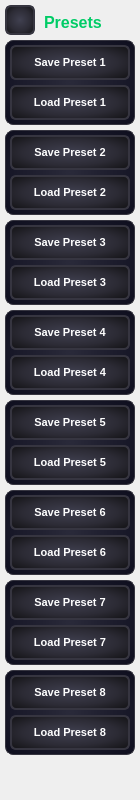
       <widget class="QWidget" name="presetsSidebarWidget" native="true">
        <property name="maximumSize">
         <size>
          <width>140</width>
          <height>16777215</height>
         </size>
        </property>
        <property name="styleSheet">
         <string>QWidget#presetsSidebarWidget {
    background: qradialgradient(cx:0.5, cy:0.5, radius:0.8, fx:0.5, fy:0.5, stop:0 #2a2a35, stop:0.5 #1c1b25, stop:1 #050505);
    border: 2px solid #363540;
    border-radius: 8px;
    padding: 10px;
}</string>
        </property>
        <layout class="QVBoxLayout" name="PresetsLayout">
         <property name="spacing">
          <number>5</number>
         </property>
         <property name="leftMargin">
          <number>5</number>
         </property>
         <property name="topMargin">
          <number>5</number>
         </property>
         <property name="rightMargin">
          <number>5</number>
         </property>
         <property name="bottomMargin">
          <number>5</number>
         </property>
         <item>
          <layout class="QHBoxLayout" name="horizontalLayout_5">
           <property name="spacing">
            <number>0</number>
           </property>
           <property name="bottomMargin">
            <number>0</number>
           </property>
           <item>
            <widget class="QPushButton" name="presetsSidebarHideButton">
             <property name="minimumSize">
              <size>
               <width>30</width>
               <height>30</height>
              </size>
             </property>
             <property name="maximumSize">
              <size>
               <width>30</width>
               <height>30</height>
              </size>
             </property>
             <property name="styleSheet">
              <string>QPushButton {
    background: qradialgradient(cx:0.5, cy:0.5, radius:0.8, fx:0.5, fy:0.5, stop:0 #404050, stop:0.5 #2c2b35, stop:1 #0a0a0a);
    border: 2px solid #363540;
    border-radius: 6px;
    color: qlineargradient(x1:0, y1:0, x2:1, y2:0, stop:0 #00ff88, stop:1 #00cc66);
    font-size: 14px;
    font-weight: bold;
    padding: 2px;
}
QPushButton:hover {
    border: 1px solid #00ff88;
    background: qradialgradient(cx:0.5, cy:0.5, radius:0.8, fx:0.5, fy:0.5, stop:0 #5a5a6a, stop:0.5 #363540, stop:1 #1a1a1a);
}
QPushButton:pressed {
    background: qradialgradient(cx:0.5, cy:0.5, radius:0.8, fx:0.5, fy:0.5, stop:0 #2a2a3a, stop:0.5 #20202a, stop:1 #000000);
    border-color: #26252f;
    color: qlineargradient(x1:0, y1:0, x2:1, y2:0, stop:0 #00ff88, stop:1 #00cc66);
}</string>
             </property>
             <property name="text">
              <string/>
             </property>
             <property name="icon">
              <iconset resource="Soundpack.qrc">
               <normaloff>:/app/img/app/menu.png</normaloff>:/app/img/app/menu.png</iconset>
             </property>
            </widget>
           </item>
           <item>
            <widget class="QLabel" name="presetLabel">
             <property name="maximumSize">
              <size>
               <width>16777215</width>
               <height>30</height>
              </size>
             </property>
             <property name="font">
              <font>
               <pointsize>12</pointsize>
               <bold>true</bold>
              </font>
             </property>
             <property name="styleSheet">
              <string>QLabel {
    color: qlineargradient(x1:0, y1:0, x2:1, y2:0, stop:0 #00ff88, stop:1 #00cc66);
    padding: 10px 5px 5px 5px;
}</string>
             </property>
             <property name="text">
              <string>Presets</string>
             </property>
            </widget>
           </item>
          </layout>
         </item>
         <item>
          <widget class="QWidget" name="preset1Widget" native="true">
           <property name="styleSheet">
            <string>QWidget#preset1Widget {
    background: qradialgradient(cx:0.5, cy:0.5, radius:0.8, fx:0.5, fy:0.5, stop:0 #2a2a3a, stop:0.5 #1a1a2a, stop:1 #0a0a1a);
    border: 1px solid #363540;
    border-radius: 8px;
}</string>
           </property>
           <layout class="QVBoxLayout" name="preset1Layout">
            <property name="spacing">
             <number>5</number>
            </property>
            <property name="leftMargin">
             <number>5</number>
            </property>
            <property name="topMargin">
             <number>5</number>
            </property>
            <property name="rightMargin">
             <number>5</number>
            </property>
            <property name="bottomMargin">
             <number>5</number>
            </property>
            <item>
             <widget class="QPushButton" name="savePreset1">
              <property name="minimumSize">
               <size>
                <width>120</width>
                <height>35</height>
               </size>
              </property>
              <property name="maximumSize">
               <size>
                <width>120</width>
                <height>35</height>
               </size>
              </property>
              <property name="styleSheet">
               <string>QPushButton {
    background: qradialgradient(cx:0.5, cy:0.5, radius:0.8, fx:0.5, fy:0.5, stop:0 #404050, stop:0.5 #2c2b35, stop:1 #0a0a0a);
    border: 2px solid #363540;
    border-radius: 6px;
    color: white;
    font-size: 11px;
    font-weight: bold;
    padding: 5px;
}
QPushButton:hover {
    border: 1px solid #00ff88;
    background: qradialgradient(cx:0.5, cy:0.5, radius:0.8, fx:0.5, fy:0.5, stop:0 #5a5a6a, stop:0.5 #363540, stop:1 #1a1a1a);
}
QPushButton:pressed {
    background: qradialgradient(cx:0.5, cy:0.5, radius:0.8, fx:0.5, fy:0.5, stop:0 #2a2a3a, stop:0.5 #20202a, stop:1 #000000);
    border-color: #26252f;
}</string>
              </property>
              <property name="text">
               <string>Save Preset 1</string>
              </property>
             </widget>
            </item>
            <item>
             <widget class="QPushButton" name="loadPreset1">
              <property name="minimumSize">
               <size>
                <width>120</width>
                <height>35</height>
               </size>
              </property>
              <property name="maximumSize">
               <size>
                <width>120</width>
                <height>35</height>
               </size>
              </property>
              <property name="styleSheet">
               <string>QPushButton {
    background: qradialgradient(cx:0.5, cy:0.5, radius:0.8, fx:0.5, fy:0.5, stop:0 #404050, stop:0.5 #2c2b35, stop:1 #0a0a0a);
    border: 2px solid #363540;
    border-radius: 6px;
    color: white;
    font-size: 11px;
    font-weight: bold;
    padding: 5px;
}
QPushButton:hover {
    border: 1px solid #00ff88;
    background: qradialgradient(cx:0.5, cy:0.5, radius:0.8, fx:0.5, fy:0.5, stop:0 #5a5a6a, stop:0.5 #363540, stop:1 #1a1a1a);
}
QPushButton:pressed {
    background: qradialgradient(cx:0.5, cy:0.5, radius:0.8, fx:0.5, fy:0.5, stop:0 #2a2a3a, stop:0.5 #20202a, stop:1 #000000);
    border-color: #26252f;
}</string>
              </property>
              <property name="text">
               <string>Load Preset 1</string>
              </property>
             </widget>
            </item>
           </layout>
          </widget>
         </item>
         <item>
          <widget class="QWidget" name="preset2Widget" native="true">
           <property name="styleSheet">
            <string>QWidget#preset2Widget {
    background: qradialgradient(cx:0.5, cy:0.5, radius:0.8, fx:0.5, fy:0.5, stop:0 #2a2a3a, stop:0.5 #1a1a2a, stop:1 #0a0a1a);
    border: 1px solid #363540;
    border-radius: 8px;
}</string>
           </property>
           <layout class="QVBoxLayout" name="preset2Layout">
            <property name="spacing">
             <number>5</number>
            </property>
            <property name="leftMargin">
             <number>5</number>
            </property>
            <property name="topMargin">
             <number>5</number>
            </property>
            <property name="rightMargin">
             <number>5</number>
            </property>
            <property name="bottomMargin">
             <number>5</number>
            </property>
            <item>
             <widget class="QPushButton" name="savePreset2">
              <property name="minimumSize">
               <size>
                <width>120</width>
                <height>35</height>
               </size>
              </property>
              <property name="maximumSize">
               <size>
                <width>120</width>
                <height>35</height>
               </size>
              </property>
              <property name="styleSheet">
               <string>QPushButton {
    background: qradialgradient(cx:0.5, cy:0.5, radius:0.8, fx:0.5, fy:0.5, stop:0 #404050, stop:0.5 #2c2b35, stop:1 #0a0a0a);
    border: 2px solid #363540;
    border-radius: 6px;
    color: white;
    font-size: 11px;
    font-weight: bold;
    padding: 5px;
}
QPushButton:hover {
    border: 1px solid #00ff88;
    background: qradialgradient(cx:0.5, cy:0.5, radius:0.8, fx:0.5, fy:0.5, stop:0 #5a5a6a, stop:0.5 #363540, stop:1 #1a1a1a);
}
QPushButton:pressed {
    background: qradialgradient(cx:0.5, cy:0.5, radius:0.8, fx:0.5, fy:0.5, stop:0 #2a2a3a, stop:0.5 #20202a, stop:1 #000000);
    border-color: #26252f;
}</string>
              </property>
              <property name="text">
               <string>Save Preset 2</string>
              </property>
             </widget>
            </item>
            <item>
             <widget class="QPushButton" name="loadPreset2">
              <property name="minimumSize">
               <size>
                <width>120</width>
                <height>35</height>
               </size>
              </property>
              <property name="maximumSize">
               <size>
                <width>120</width>
                <height>35</height>
               </size>
              </property>
              <property name="styleSheet">
               <string>QPushButton {
    background: qradialgradient(cx:0.5, cy:0.5, radius:0.8, fx:0.5, fy:0.5, stop:0 #404050, stop:0.5 #2c2b35, stop:1 #0a0a0a);
    border: 2px solid #363540;
    border-radius: 6px;
    color: white;
    font-size: 11px;
    font-weight: bold;
    padding: 5px;
}
QPushButton:hover {
    border: 1px solid #00ff88;
    background: qradialgradient(cx:0.5, cy:0.5, radius:0.8, fx:0.5, fy:0.5, stop:0 #5a5a6a, stop:0.5 #363540, stop:1 #1a1a1a);
}
QPushButton:pressed {
    background: qradialgradient(cx:0.5, cy:0.5, radius:0.8, fx:0.5, fy:0.5, stop:0 #2a2a3a, stop:0.5 #20202a, stop:1 #000000);
    border-color: #26252f;
}</string>
              </property>
              <property name="text">
               <string>Load Preset 2</string>
              </property>
             </widget>
            </item>
           </layout>
          </widget>
         </item>
         <item>
          <widget class="QWidget" name="preset3Widget" native="true">
           <property name="styleSheet">
            <string>QWidget#preset3Widget {
    background: qradialgradient(cx:0.5, cy:0.5, radius:0.8, fx:0.5, fy:0.5, stop:0 #2a2a3a, stop:0.5 #1a1a2a, stop:1 #0a0a1a);
    border: 1px solid #363540;
    border-radius: 8px;
}</string>
           </property>
           <layout class="QVBoxLayout" name="preset3Layout">
            <property name="spacing">
             <number>5</number>
            </property>
            <property name="leftMargin">
             <number>5</number>
            </property>
            <property name="topMargin">
             <number>5</number>
            </property>
            <property name="rightMargin">
             <number>5</number>
            </property>
            <property name="bottomMargin">
             <number>5</number>
            </property>
            <item>
             <widget class="QPushButton" name="savePreset3">
              <property name="minimumSize">
               <size>
                <width>120</width>
                <height>35</height>
               </size>
              </property>
              <property name="maximumSize">
               <size>
                <width>120</width>
                <height>35</height>
               </size>
              </property>
              <property name="styleSheet">
               <string>QPushButton {
    background: qradialgradient(cx:0.5, cy:0.5, radius:0.8, fx:0.5, fy:0.5, stop:0 #404050, stop:0.5 #2c2b35, stop:1 #0a0a0a);
    border: 2px solid #363540;
    border-radius: 6px;
    color: white;
    font-size: 11px;
    font-weight: bold;
    padding: 5px;
}
QPushButton:hover {
    border: 1px solid #00ff88;
    background: qradialgradient(cx:0.5, cy:0.5, radius:0.8, fx:0.5, fy:0.5, stop:0 #5a5a6a, stop:0.5 #363540, stop:1 #1a1a1a);
}
QPushButton:pressed {
    background: qradialgradient(cx:0.5, cy:0.5, radius:0.8, fx:0.5, fy:0.5, stop:0 #2a2a3a, stop:0.5 #20202a, stop:1 #000000);
    border-color: #26252f;
}</string>
              </property>
              <property name="text">
               <string>Save Preset 3</string>
              </property>
             </widget>
            </item>
            <item>
             <widget class="QPushButton" name="loadPreset3">
              <property name="minimumSize">
               <size>
                <width>120</width>
                <height>35</height>
               </size>
              </property>
              <property name="maximumSize">
               <size>
                <width>120</width>
                <height>35</height>
               </size>
              </property>
              <property name="styleSheet">
               <string>QPushButton {
    background: qradialgradient(cx:0.5, cy:0.5, radius:0.8, fx:0.5, fy:0.5, stop:0 #404050, stop:0.5 #2c2b35, stop:1 #0a0a0a);
    border: 2px solid #363540;
    border-radius: 6px;
    color: white;
    font-size: 11px;
    font-weight: bold;
    padding: 5px;
}
QPushButton:hover {
    border: 1px solid #00ff88;
    background: qradialgradient(cx:0.5, cy:0.5, radius:0.8, fx:0.5, fy:0.5, stop:0 #5a5a6a, stop:0.5 #363540, stop:1 #1a1a1a);
}
QPushButton:pressed {
    background: qradialgradient(cx:0.5, cy:0.5, radius:0.8, fx:0.5, fy:0.5, stop:0 #2a2a3a, stop:0.5 #20202a, stop:1 #000000);
    border-color: #26252f;
}</string>
              </property>
              <property name="text">
               <string>Load Preset 3</string>
              </property>
             </widget>
            </item>
           </layout>
          </widget>
         </item>
         <item>
          <widget class="QWidget" name="preset4Widget" native="true">
           <property name="styleSheet">
            <string>QWidget#preset4Widget {
    background: qradialgradient(cx:0.5, cy:0.5, radius:0.8, fx:0.5, fy:0.5, stop:0 #2a2a3a, stop:0.5 #1a1a2a, stop:1 #0a0a1a);
    border: 1px solid #363540;
    border-radius: 8px;
}</string>
           </property>
           <layout class="QVBoxLayout" name="preset4Layout">
            <property name="spacing">
             <number>5</number>
            </property>
            <property name="leftMargin">
             <number>5</number>
            </property>
            <property name="topMargin">
             <number>5</number>
            </property>
            <property name="rightMargin">
             <number>5</number>
            </property>
            <property name="bottomMargin">
             <number>5</number>
            </property>
            <item>
             <widget class="QPushButton" name="savePreset4">
              <property name="minimumSize">
               <size>
                <width>120</width>
                <height>35</height>
               </size>
              </property>
              <property name="maximumSize">
               <size>
                <width>120</width>
                <height>35</height>
               </size>
              </property>
              <property name="styleSheet">
               <string>QPushButton {
    background: qradialgradient(cx:0.5, cy:0.5, radius:0.8, fx:0.5, fy:0.5, stop:0 #404050, stop:0.5 #2c2b35, stop:1 #0a0a0a);
    border: 2px solid #363540;
    border-radius: 6px;
    color: white;
    font-size: 11px;
    font-weight: bold;
    padding: 5px;
}
QPushButton:hover {
    border: 1px solid #00ff88;
    background: qradialgradient(cx:0.5, cy:0.5, radius:0.8, fx:0.5, fy:0.5, stop:0 #5a5a6a, stop:0.5 #363540, stop:1 #1a1a1a);
}
QPushButton:pressed {
    background: qradialgradient(cx:0.5, cy:0.5, radius:0.8, fx:0.5, fy:0.5, stop:0 #2a2a3a, stop:0.5 #20202a, stop:1 #000000);
    border-color: #26252f;
}</string>
              </property>
              <property name="text">
               <string>Save Preset 4</string>
              </property>
             </widget>
            </item>
            <item>
             <widget class="QPushButton" name="loadPreset4">
              <property name="minimumSize">
               <size>
                <width>120</width>
                <height>35</height>
               </size>
              </property>
              <property name="maximumSize">
               <size>
                <width>120</width>
                <height>35</height>
               </size>
              </property>
              <property name="styleSheet">
               <string>QPushButton {
    background: qradialgradient(cx:0.5, cy:0.5, radius:0.8, fx:0.5, fy:0.5, stop:0 #404050, stop:0.5 #2c2b35, stop:1 #0a0a0a);
    border: 2px solid #363540;
    border-radius: 6px;
    color: white;
    font-size: 11px;
    font-weight: bold;
    padding: 5px;
}
QPushButton:hover {
    border: 1px solid #00ff88;
    background: qradialgradient(cx:0.5, cy:0.5, radius:0.8, fx:0.5, fy:0.5, stop:0 #5a5a6a, stop:0.5 #363540, stop:1 #1a1a1a);
}
QPushButton:pressed {
    background: qradialgradient(cx:0.5, cy:0.5, radius:0.8, fx:0.5, fy:0.5, stop:0 #2a2a3a, stop:0.5 #20202a, stop:1 #000000);
    border-color: #26252f;
}</string>
              </property>
              <property name="text">
               <string>Load Preset 4</string>
              </property>
             </widget>
            </item>
           </layout>
          </widget>
         </item>
         <item>
          <widget class="QWidget" name="preset5Widget" native="true">
           <property name="styleSheet">
            <string>QWidget#preset5Widget {
    background: qradialgradient(cx:0.5, cy:0.5, radius:0.8, fx:0.5, fy:0.5, stop:0 #2a2a3a, stop:0.5 #1a1a2a, stop:1 #0a0a1a);
    border: 1px solid #363540;
    border-radius: 8px;
}</string>
           </property>
           <layout class="QVBoxLayout" name="preset5Layout">
            <property name="spacing">
             <number>5</number>
            </property>
            <property name="leftMargin">
             <number>5</number>
            </property>
            <property name="topMargin">
             <number>5</number>
            </property>
            <property name="rightMargin">
             <number>5</number>
            </property>
            <property name="bottomMargin">
             <number>5</number>
            </property>
            <item>
             <widget class="QPushButton" name="savePreset5">
              <property name="minimumSize">
               <size>
                <width>120</width>
                <height>35</height>
               </size>
              </property>
              <property name="maximumSize">
               <size>
                <width>120</width>
                <height>35</height>
               </size>
              </property>
              <property name="styleSheet">
               <string>QPushButton {
    background: qradialgradient(cx:0.5, cy:0.5, radius:0.8, fx:0.5, fy:0.5, stop:0 #404050, stop:0.5 #2c2b35, stop:1 #0a0a0a);
    border: 2px solid #363540;
    border-radius: 6px;
    color: white;
    font-size: 11px;
    font-weight: bold;
    padding: 5px;
}
QPushButton:hover {
    border: 1px solid #00ff88;
    background: qradialgradient(cx:0.5, cy:0.5, radius:0.8, fx:0.5, fy:0.5, stop:0 #5a5a6a, stop:0.5 #363540, stop:1 #1a1a1a);
}
QPushButton:pressed {
    background: qradialgradient(cx:0.5, cy:0.5, radius:0.8, fx:0.5, fy:0.5, stop:0 #2a2a3a, stop:0.5 #20202a, stop:1 #000000);
    border-color: #26252f;
}</string>
              </property>
              <property name="text">
               <string>Save Preset 5</string>
              </property>
             </widget>
            </item>
            <item>
             <widget class="QPushButton" name="loadPreset5">
              <property name="minimumSize">
               <size>
                <width>120</width>
                <height>35</height>
               </size>
              </property>
              <property name="maximumSize">
               <size>
                <width>120</width>
                <height>35</height>
               </size>
              </property>
              <property name="styleSheet">
               <string>QPushButton {
    background: qradialgradient(cx:0.5, cy:0.5, radius:0.8, fx:0.5, fy:0.5, stop:0 #404050, stop:0.5 #2c2b35, stop:1 #0a0a0a);
    border: 2px solid #363540;
    border-radius: 6px;
    color: white;
    font-size: 11px;
    font-weight: bold;
    padding: 5px;
}
QPushButton:hover {
    border: 1px solid #00ff88;
    background: qradialgradient(cx:0.5, cy:0.5, radius:0.8, fx:0.5, fy:0.5, stop:0 #5a5a6a, stop:0.5 #363540, stop:1 #1a1a1a);
}
QPushButton:pressed {
    background: qradialgradient(cx:0.5, cy:0.5, radius:0.8, fx:0.5, fy:0.5, stop:0 #2a2a3a, stop:0.5 #20202a, stop:1 #000000);
    border-color: #26252f;
}</string>
              </property>
              <property name="text">
               <string>Load Preset 5</string>
              </property>
             </widget>
            </item>
           </layout>
          </widget>
         </item>
         <item>
          <widget class="QWidget" name="preset6Widget" native="true">
           <property name="styleSheet">
            <string>QWidget#preset6Widget {
    background: qradialgradient(cx:0.5, cy:0.5, radius:0.8, fx:0.5, fy:0.5, stop:0 #2a2a3a, stop:0.5 #1a1a2a, stop:1 #0a0a1a);
    border: 1px solid #363540;
    border-radius: 8px;
}</string>
           </property>
           <layout class="QVBoxLayout" name="preset6Layout">
            <property name="spacing">
             <number>5</number>
            </property>
            <property name="leftMargin">
             <number>5</number>
            </property>
            <property name="topMargin">
             <number>5</number>
            </property>
            <property name="rightMargin">
             <number>5</number>
            </property>
            <property name="bottomMargin">
             <number>5</number>
            </property>
            <item>
             <widget class="QPushButton" name="savePreset6">
              <property name="minimumSize">
               <size>
                <width>120</width>
                <height>35</height>
               </size>
              </property>
              <property name="maximumSize">
               <size>
                <width>120</width>
                <height>35</height>
               </size>
              </property>
              <property name="styleSheet">
               <string>QPushButton {
    background: qradialgradient(cx:0.5, cy:0.5, radius:0.8, fx:0.5, fy:0.5, stop:0 #404050, stop:0.5 #2c2b35, stop:1 #0a0a0a);
    border: 2px solid #363540;
    border-radius: 6px;
    color: white;
    font-size: 11px;
    font-weight: bold;
    padding: 5px;
}
QPushButton:hover {
    border: 1px solid #00ff88;
    background: qradialgradient(cx:0.5, cy:0.5, radius:0.8, fx:0.5, fy:0.5, stop:0 #5a5a6a, stop:0.5 #363540, stop:1 #1a1a1a);
}
QPushButton:pressed {
    background: qradialgradient(cx:0.5, cy:0.5, radius:0.8, fx:0.5, fy:0.5, stop:0 #2a2a3a, stop:0.5 #20202a, stop:1 #000000);
    border-color: #26252f;
}</string>
              </property>
              <property name="text">
               <string>Save Preset 6</string>
              </property>
             </widget>
            </item>
            <item>
             <widget class="QPushButton" name="loadPreset6">
              <property name="minimumSize">
               <size>
                <width>120</width>
                <height>35</height>
               </size>
              </property>
              <property name="maximumSize">
               <size>
                <width>120</width>
                <height>35</height>
               </size>
              </property>
              <property name="styleSheet">
               <string>QPushButton {
    background: qradialgradient(cx:0.5, cy:0.5, radius:0.8, fx:0.5, fy:0.5, stop:0 #404050, stop:0.5 #2c2b35, stop:1 #0a0a0a);
    border: 2px solid #363540;
    border-radius: 6px;
    color: white;
    font-size: 11px;
    font-weight: bold;
    padding: 5px;
}
QPushButton:hover {
    border: 1px solid #00ff88;
    background: qradialgradient(cx:0.5, cy:0.5, radius:0.8, fx:0.5, fy:0.5, stop:0 #5a5a6a, stop:0.5 #363540, stop:1 #1a1a1a);
}
QPushButton:pressed {
    background: qradialgradient(cx:0.5, cy:0.5, radius:0.8, fx:0.5, fy:0.5, stop:0 #2a2a3a, stop:0.5 #20202a, stop:1 #000000);
    border-color: #26252f;
}</string>
              </property>
              <property name="text">
               <string>Load Preset 6</string>
              </property>
             </widget>
            </item>
           </layout>
          </widget>
         </item>
         <item>
          <widget class="QWidget" name="preset7Widget" native="true">
           <property name="styleSheet">
            <string>QWidget#preset7Widget {
    background: qradialgradient(cx:0.5, cy:0.5, radius:0.8, fx:0.5, fy:0.5, stop:0 #2a2a3a, stop:0.5 #1a1a2a, stop:1 #0a0a1a);
    border: 1px solid #363540;
    border-radius: 8px;
}</string>
           </property>
           <layout class="QVBoxLayout" name="preset7Layout">
            <property name="spacing">
             <number>5</number>
            </property>
            <property name="leftMargin">
             <number>5</number>
            </property>
            <property name="topMargin">
             <number>5</number>
            </property>
            <property name="rightMargin">
             <number>5</number>
            </property>
            <property name="bottomMargin">
             <number>5</number>
            </property>
            <item>
             <widget class="QPushButton" name="savePreset7">
              <property name="minimumSize">
               <size>
                <width>120</width>
                <height>35</height>
               </size>
              </property>
              <property name="maximumSize">
               <size>
                <width>120</width>
                <height>35</height>
               </size>
              </property>
              <property name="styleSheet">
               <string>QPushButton {
    background: qradialgradient(cx:0.5, cy:0.5, radius:0.8, fx:0.5, fy:0.5, stop:0 #404050, stop:0.5 #2c2b35, stop:1 #0a0a0a);
    border: 2px solid #363540;
    border-radius: 6px;
    color: white;
    font-size: 11px;
    font-weight: bold;
    padding: 5px;
}
QPushButton:hover {
    border: 1px solid #00ff88;
    background: qradialgradient(cx:0.5, cy:0.5, radius:0.8, fx:0.5, fy:0.5, stop:0 #5a5a6a, stop:0.5 #363540, stop:1 #1a1a1a);
}
QPushButton:pressed {
    background: qradialgradient(cx:0.5, cy:0.5, radius:0.8, fx:0.5, fy:0.5, stop:0 #2a2a3a, stop:0.5 #20202a, stop:1 #000000);
    border-color: #26252f;
}</string>
              </property>
              <property name="text">
               <string>Save Preset 7</string>
              </property>
             </widget>
            </item>
            <item>
             <widget class="QPushButton" name="loadPreset7">
              <property name="minimumSize">
               <size>
                <width>120</width>
                <height>35</height>
               </size>
              </property>
              <property name="maximumSize">
               <size>
                <width>120</width>
                <height>35</height>
               </size>
              </property>
              <property name="styleSheet">
               <string>QPushButton {
    background: qradialgradient(cx:0.5, cy:0.5, radius:0.8, fx:0.5, fy:0.5, stop:0 #404050, stop:0.5 #2c2b35, stop:1 #0a0a0a);
    border: 2px solid #363540;
    border-radius: 6px;
    color: white;
    font-size: 11px;
    font-weight: bold;
    padding: 5px;
}
QPushButton:hover {
    border: 1px solid #00ff88;
    background: qradialgradient(cx:0.5, cy:0.5, radius:0.8, fx:0.5, fy:0.5, stop:0 #5a5a6a, stop:0.5 #363540, stop:1 #1a1a1a);
}
QPushButton:pressed {
    background: qradialgradient(cx:0.5, cy:0.5, radius:0.8, fx:0.5, fy:0.5, stop:0 #2a2a3a, stop:0.5 #20202a, stop:1 #000000);
    border-color: #26252f;
}</string>
              </property>
              <property name="text">
               <string>Load Preset 7</string>
              </property>
             </widget>
            </item>
           </layout>
          </widget>
         </item>
         <item>
          <widget class="QWidget" name="preset8Widget" native="true">
           <property name="styleSheet">
            <string>QWidget#preset8Widget {
    background: qradialgradient(cx:0.5, cy:0.5, radius:0.8, fx:0.5, fy:0.5, stop:0 #2a2a3a, stop:0.5 #1a1a2a, stop:1 #0a0a1a);
    border: 1px solid #363540;
    border-radius: 8px;
}</string>
           </property>
           <layout class="QVBoxLayout" name="preset8Layout">
            <property name="spacing">
             <number>5</number>
            </property>
            <property name="leftMargin">
             <number>5</number>
            </property>
            <property name="topMargin">
             <number>5</number>
            </property>
            <property name="rightMargin">
             <number>5</number>
            </property>
            <property name="bottomMargin">
             <number>5</number>
            </property>
            <item>
             <widget class="QPushButton" name="savePreset8">
              <property name="minimumSize">
               <size>
                <width>120</width>
                <height>35</height>
               </size>
              </property>
              <property name="maximumSize">
               <size>
                <width>120</width>
                <height>35</height>
               </size>
              </property>
              <property name="styleSheet">
               <string>QPushButton {
    background: qradialgradient(cx:0.5, cy:0.5, radius:0.8, fx:0.5, fy:0.5, stop:0 #404050, stop:0.5 #2c2b35, stop:1 #0a0a0a);
    border: 2px solid #363540;
    border-radius: 6px;
    color: white;
    font-size: 11px;
    font-weight: bold;
    padding: 5px;
}
QPushButton:hover {
    border: 1px solid #00ff88;
    background: qradialgradient(cx:0.5, cy:0.5, radius:0.8, fx:0.5, fy:0.5, stop:0 #5a5a6a, stop:0.5 #363540, stop:1 #1a1a1a);
}
QPushButton:pressed {
    background: qradialgradient(cx:0.5, cy:0.5, radius:0.8, fx:0.5, fy:0.5, stop:0 #2a2a3a, stop:0.5 #20202a, stop:1 #000000);
    border-color: #26252f;
}</string>
              </property>
              <property name="text">
               <string>Save Preset 8</string>
              </property>
             </widget>
            </item>
            <item>
             <widget class="QPushButton" name="loadPreset8">
              <property name="minimumSize">
               <size>
                <width>120</width>
                <height>35</height>
               </size>
              </property>
              <property name="maximumSize">
               <size>
                <width>120</width>
                <height>35</height>
               </size>
              </property>
              <property name="styleSheet">
               <string>QPushButton {
    background: qradialgradient(cx:0.5, cy:0.5, radius:0.8, fx:0.5, fy:0.5, stop:0 #404050, stop:0.5 #2c2b35, stop:1 #0a0a0a);
    border: 2px solid #363540;
    border-radius: 6px;
    color: white;
    font-size: 11px;
    font-weight: bold;
    padding: 5px;
}
QPushButton:hover {
    border: 1px solid #00ff88;
    background: qradialgradient(cx:0.5, cy:0.5, radius:0.8, fx:0.5, fy:0.5, stop:0 #5a5a6a, stop:0.5 #363540, stop:1 #1a1a1a);
}
QPushButton:pressed {
    background: qradialgradient(cx:0.5, cy:0.5, radius:0.8, fx:0.5, fy:0.5, stop:0 #2a2a3a, stop:0.5 #20202a, stop:1 #000000);
    border-color: #26252f;
}</string>
              </property>
              <property name="text">
               <string>Load Preset 8</string>
              </property>
             </widget>
            </item>
           </layout>
          </widget>
         </item>
         <item>
          <spacer name="verticalSpacer_2">
           <property name="orientation">
            <enum>Qt::Orientation::Vertical</enum>
           </property>
           <property name="sizeHint" stdset="0">
            <size>
             <width>20</width>
             <height>40</height>
            </size>
           </property>
          </spacer>
         </item>
        </layout>
       </widget>
